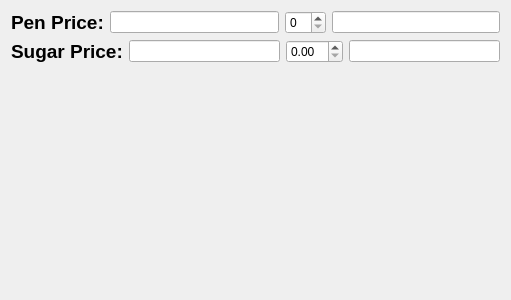
<?xml version="1.0" encoding="UTF-8"?>
<ui version="4.0">
 <class>Form</class>
 <widget class="QWidget" name="Form">
  <property name="geometry">
   <rect>
    <x>0</x>
    <y>0</y>
    <width>511</width>
    <height>300</height>
   </rect>
  </property>
  <property name="windowTitle">
   <string>Form</string>
  </property>
  <layout class="QVBoxLayout" name="verticalLayout">
   <item>
    <layout class="QHBoxLayout" name="horizontalLayout">
     <item>
      <widget class="QLabel" name="label">
       <property name="font">
        <font>
         <pointsize>14</pointsize>
         <weight>75</weight>
         <bold>true</bold>
        </font>
       </property>
       <property name="text">
        <string>Pen Price:</string>
       </property>
      </widget>
     </item>
     <item>
      <widget class="QLineEdit" name="lineEdit_price"/>
     </item>
     <item>
      <widget class="QSpinBox" name="spinBox"/>
     </item>
     <item>
      <widget class="QLineEdit" name="lineEdit_totalPrice"/>
     </item>
    </layout>
   </item>
   <item>
    <layout class="QHBoxLayout" name="horizontalLayout_2">
     <item>
      <widget class="QLabel" name="label_2">
       <property name="font">
        <font>
         <pointsize>14</pointsize>
         <weight>75</weight>
         <bold>true</bold>
        </font>
       </property>
       <property name="text">
        <string>Sugar Price:</string>
       </property>
      </widget>
     </item>
     <item>
      <widget class="QLineEdit" name="lineEdit_Sprice"/>
     </item>
     <item>
      <widget class="QDoubleSpinBox" name="doubleSpinBox"/>
     </item>
     <item>
      <widget class="QLineEdit" name="lineEdit_Tsugar"/>
     </item>
    </layout>
   </item>
   <item>
    <widget class="QLabel" name="label_result">
     <property name="font">
      <font>
       <pointsize>16</pointsize>
       <weight>75</weight>
       <bold>true</bold>
      </font>
     </property>
     <property name="text">
      <string/>
     </property>
    </widget>
   </item>
  </layout>
 </widget>
 <resources/>
 <connections/>
</ui>
